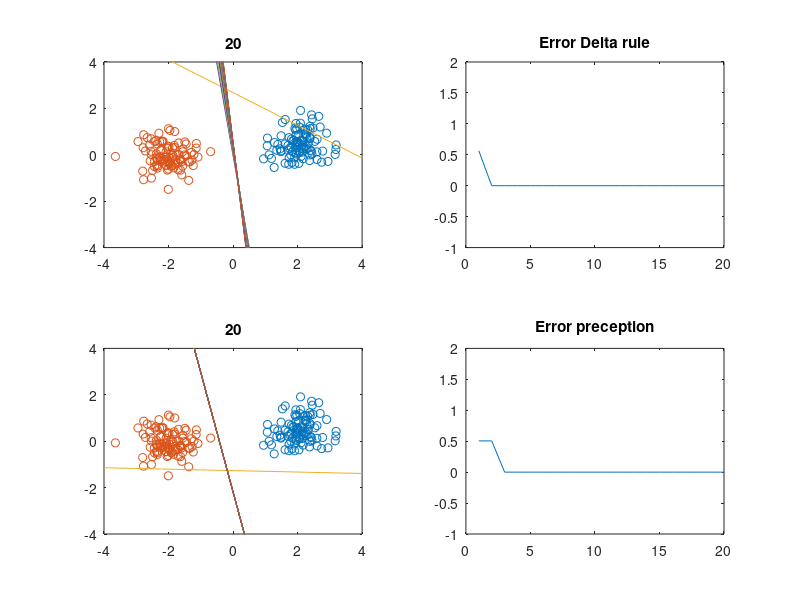
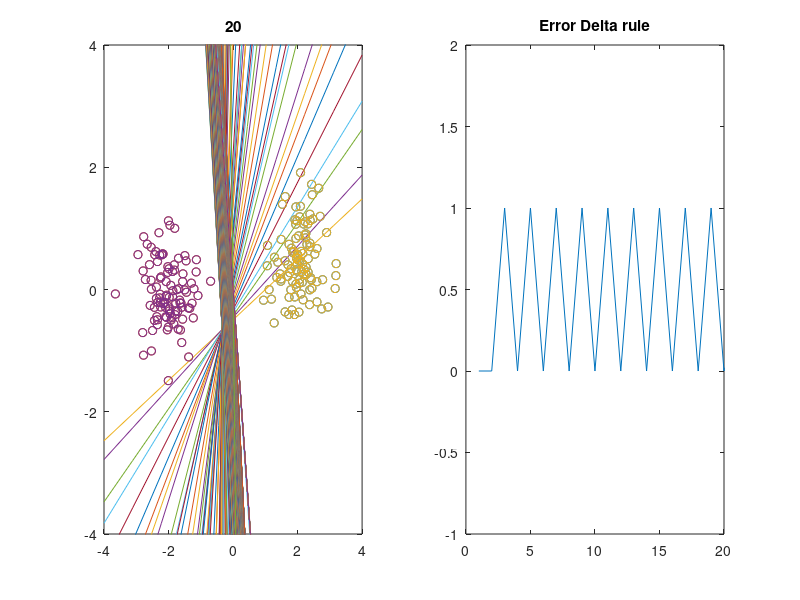

MATLAB code to generate these figures, in order:
clc
clear all 
close all 

rng(0)

% 1.1

n = 100;
mA = [ 2.0, 0.5]; sigmaA = 0.5;
mB = [-2.0, 0.0]; sigmaB = 0.5;
classA(1,:) = randn(1,n) .* sigmaA + mA(1);
classA(2,:) = randn(1,n) .* sigmaA + mA(2);
classB(1,:) = randn(1,n) .* sigmaB + mB(1);
classB(2,:) = randn(1,n) .* sigmaB + mB(2);


%plot(classA(1,:),classA(2,:), 'o',classB(1,:),classB(2,:), 'o')


%% 1.2
% delta rule 

patterns1 = [classA,classB];
targets1 = [ones(1,n),-ones(1,n)];

X1 = [patterns1; ones(1,2*n)];
T1 = targets1;

W = randn(1,3)*0.001;

eta = 0.001;
epochs = 20;
subplot(2,2,1)
plot(classA(1,:),classA(2,:), 'o',classB(1,:),classB(2,:), 'o')
hold on 

x = linspace(-4,4,10);
y = -(W(1)*x+W(3))/W(2);
axis([-4 4 -4 4])
plot(x,y)
drawnow

error = zeros(epochs+1,1);
error(1) = mean(abs(sign(W*X1)-T1)/2);

for i = 1:epochs
    deltaW = -eta*((W*X1)-T1)*X1';
    W = W + deltaW;
    error(i+1) = mean(abs(sign(W*X1)-T1)/2);

    
    y = -(W(1)*x+W(3))/W(2);
    axis([-4 4 -4 4])
    plot(x,y)
    title(i)
    drawnow
end

subplot(2,2,2)
plot(error)
axis([0 epochs -1 2])

title('Error Delta rule')

% WHY WEIGHTS A LINE? 


%% preception 


patterns2 = [classA,classB];
targets2 = [ones(1,n),-ones(1,n)];

X2 = [patterns2; ones(1,2*n)];
T2 = targets2;

W = randn(1,3)*0.01;
x = linspace(-4,4,10);

subplot(2,2,3)
eta = 0.001;
epochs = 20;
plot(classA(1,:),classA(2,:), 'o',classB(1,:),classB(2,:), 'o')
hold on

x = linspace(-4,4,10);
y = -(W(1)*x+W(3))/W(2);
axis([-4 4 -4 4])
plot(x,y)
drawnow

error = zeros(epochs+1,1);
error(1) = mean(abs(sign(W*X2)-T2)/2);

for i = 1:epochs
    deltaW = -eta*(sign(W*X2)-T2)*X2'/2; % changed here from delta rule
    error(i+1) = mean(abs(sign(W*X2)-T2)/2);
    
    W = W + deltaW;
    
    y = -(W(1)*x+W(3))/W(2);
    %subplot(2,2,3)
    axis([-4 4 -4 4])
    plot(x,y)
    title(i)
    drawnow
end

subplot(2,2,4)
plot(error)
axis([0 epochs -1 2])
title('Error preception')


%% Sequential learning
% delta rule 

patterns3 = [classA,classB];
targets3 = [ones(1,n),-ones(1,n)];

X3 = [patterns3; ones(1,2*n)];
T3 = targets3;

W = randn(1,3)*0.01;

eta = 0.001;
epochs = 5;
figure(2)
subplot(1,2,1)
plot(classA(1,:),classA(2,:), 'o',classB(1,:),classB(2,:), 'o')
hold on 

x = linspace(-4,4,10);
y = -(W(1)*x+W(3))/W(2);
axis([-4 4 -4 4])
plot(x,y)
drawnow

error = zeros(epochs+1,1);
error(1) = mean(abs(sign(W*X3)-T3)/2);

for i = 1:epochs
    
    for j = 1:length(patterns3)
        
        deltaW = -eta*((W*X3(:,j))-T3(j))*X3(:,j)';
        
        W = W + deltaW;
 
        y = -(W(1)*x+W(3))/W(2);
        axis([-4 4 -4 4])
        plot(x,y)
        drawnow
        
    end
    error(i+1) = mean(abs(sign(W*X3)-T3)/2);
    
end

subplot(1,2,2)
plot(error)
axis([0 epochs -1 2])

title('Error Delta rule')




%% 1.2
% delta rule, no bias

patterns4 = [classA,classB];
targets4 = [ones(1,n),-ones(1,n)];

X4 = patterns4;%[patterns1; ones(1,2*n)];
T4 = targets4;

W = randn(1,2)*0.001;

eta = 0.01;
epochs = 20;
subplot(1,2,1)
plot(classA(1,:),classA(2,:), 'o',classB(1,:),classB(2,:), 'o')
hold on 

x = linspace(-4,4,10);
y = -(W(1)*x)/W(2);
axis([-4 4 -4 4])
plot(x,y)
drawnow

error = zeros(epochs+1,1);
error(1) = mean(abs(sign(W*X4)-T4)/2);

for i = 1:epochs
    deltaW = -eta*((W*X4)-T4)*X4';
    W = W + deltaW;
    error(i+1) = mean(abs(sign(W*X4)-T4)/2);

    
    y = -(W(1)*x)/W(2);
    axis([-4 4 -4 4])
    plot(x,y)
    title(i)
    drawnow
end

subplot(1,2,2)
plot(error)
axis([0 epochs -1 2])
title('Error Delta rule')






